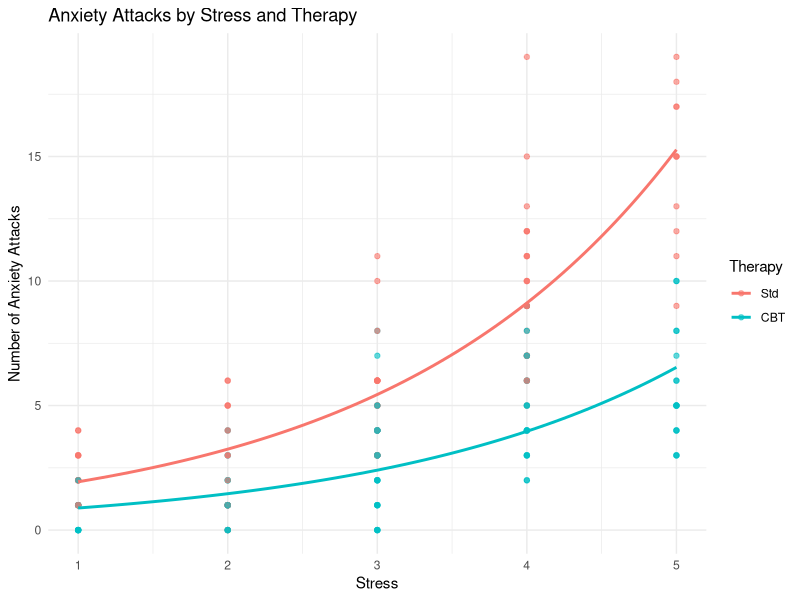

Write the R code that produced this figure.
## ---- chunk 1
library(ggplot2)
library(dplyr)
library(MASS)

set.seed(2025)  
N = 200
Therapy = rbinom(N, 1, 0.5)
Stress = runif(N, min = 1, max = 5)

lambda = exp(0.2 + 0.5 * Stress - 0.8 * Therapy)

Attacks = rpois(N, lambda)

d = data.frame(
  Attacks = Attacks,
  Therapy = factor(Therapy, labels = c("Std", "CBT")),
  Stress = round(Stress, 0)
)

head(d)
## ---- chunk 2
ggplot(d, aes(x = Stress, y = Attacks, color = Therapy)) +
  geom_point(alpha = 0.6) +
  geom_smooth(method = "glm", method.args = list(family = "poisson"), se = FALSE) +
  labs(
    title = "Anxiety Attacks by Stress and Therapy",
    x = "Stress",
    y = "Number of Anxiety Attacks",
    color = "Therapy"
  ) +
  theme_minimal()
## ---- chunk 3
m = glm(Attacks ~ Therapy + Stress, family = poisson, data = d)
summary(m)
exp(coef(m))
## ---- chunk 4
mnb = glm.nb(Attacks ~ Therapy + Stress, data = d)
summary(mnb)
exp(coef(mnb))
